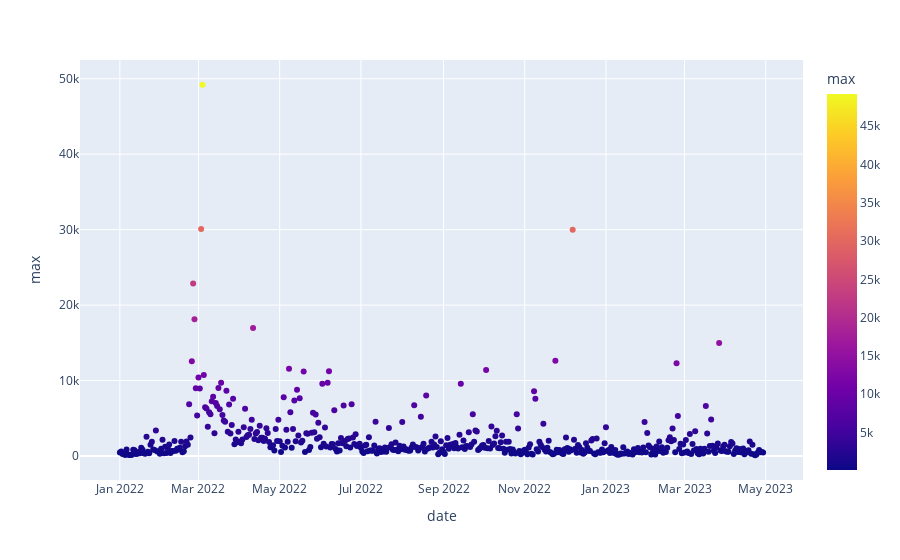

Notebook code for this chart:
### Code cell
fig2 = px.scatter(max_news, x="date", y="max", color='max')
fig2.show()

### Figure 1 — Plotly figure (JSON) as saved in the notebook; plotly's stock layout.template omitted (floating-point values rounded to 4 significant figures; data arrays with more than 128 entries replaced by an {"elided": "..."} marker saying what was removed)
{"data": [{"hovertemplate": "date=%{x}<br>max=%{marker.color}<extra></extra>", "legendgroup": "", "marker": {"color": {"elided": "484 int values"}, "coloraxis": "coloraxis", "symbol": "circle"}, "mode": "markers", "name": "", "orientation": "v", "showlegend": false, "type": "scatter", "x": {"elided": "484 str values"}, "xaxis": "x", "y": {"elided": "484 int values"}, "yaxis": "y"}], "layout": {"coloraxis": {"colorbar": {"title": {"text": "max"}}, "colorscale": [[0, "#0d0887"], [0.1111, "#46039f"], [0.2222, "#7201a8"], [0.3333, "#9c179e"], [0.4444, "#bd3786"], [0.5556, "#d8576b"], [0.6667, "#ed7953"], [0.7778, "#fb9f3a"], [0.8889, "#fdca26"], [1, "#f0f921"]]}, "legend": {"tracegroupgap": 0}, "margin": {"t": 60}, "xaxis": {"anchor": "y", "domain": [0, 1], "title": {"text": "date"}}, "yaxis": {"anchor": "x", "domain": [0, 1], "title": {"text": "max"}}}}
